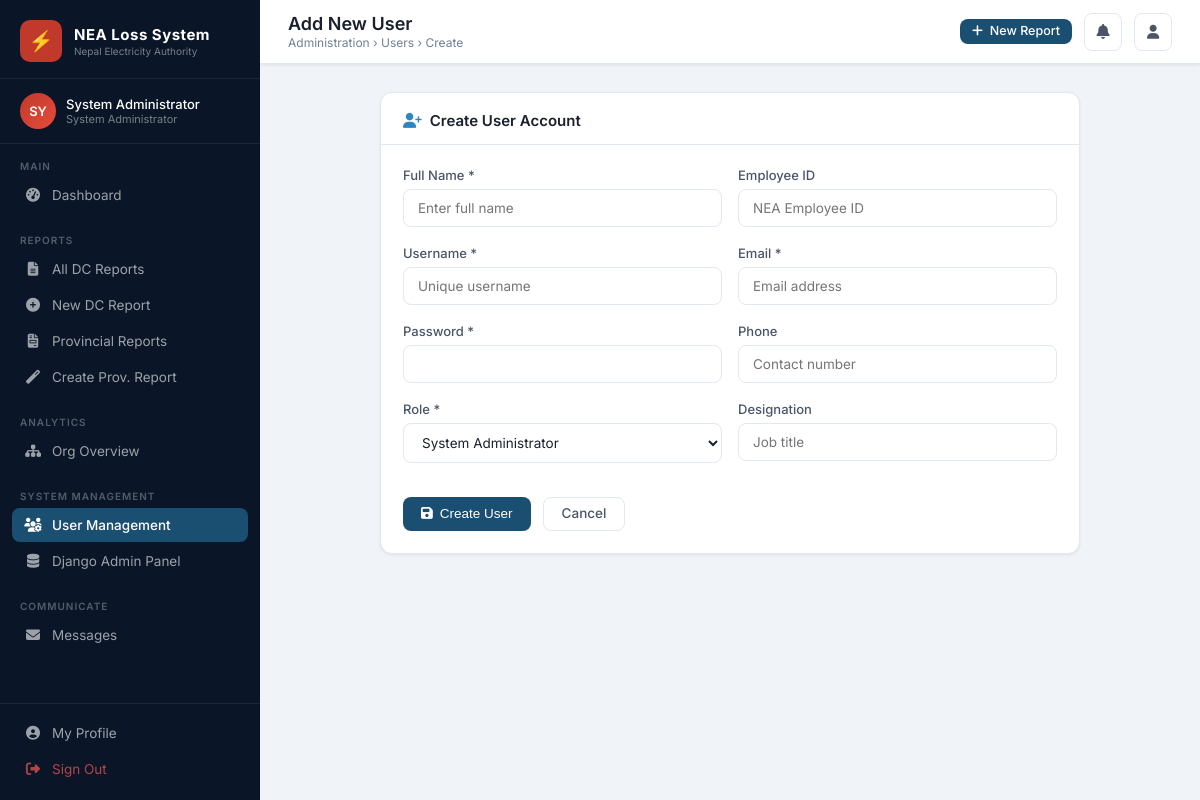
Screenshot of /users/create/ (signed in) with the database file from the repository.
### nea_loss/models.py (models this page shows, shortened)
class NEAUser(AbstractBaseUser, PermissionsMixin):
    ROLE_CHOICES = [
        ('SYS_ADMIN', 'System Administrator'),
        ('MD', 'Managing Director'),
        ('DMD', 'Deputy Managing Director'),
        ('DIRECTOR', 'Director'),
        ('PROVINCIAL_MANAGER', 'Provincial Manager'),
        ('DC_MANAGER', 'DC Manager'),
        ('DC_STAFF', 'DC Staff'),
    ]
    username = models.CharField(max_length=50, unique=True)
    email = models.EmailField(unique=True)
    full_name = models.CharField(max_length=150)
    role = models.CharField(max_length=30, choices=ROLE_CHOICES, default='DC_STAFF')
    employee_id = models.CharField(max_length=30, blank=True)
    phone = models.CharField(max_length=20, blank=True)
    designation = models.CharField(max_length=100, blank=True)
    provincial_office = models.ForeignKey(ProvincialOffice, null=True, blank=True, on_delete=models.SET_NULL)
    distribution_center = models.ForeignKey(DistributionCenter, null=True, blank=True, on_delete=models.SET_NULL)
    is_active = models.BooleanField(default=True)
    is_staff = models.BooleanField(default=False)
    date_joined = models.DateTimeField(default=timezone.now)
    last_login_ip = models.GenericIPAddressField(null=True, blank=True)
    objects = NEAUserManager()
    USERNAME_FIELD = 'username'
    REQUIRED_FIELDS = ['email', 'full_name']
    @property
    def is_system_admin(self):
        return self.role == 'SYS_ADMIN' or self.is_superuser
    @property
    def is_top_management(self):
        return self.role in ['MD', 'DMD', 'DIRECTOR']
    @property
    def is_provincial(self):
        return self.role == 'PROVINCIAL_MANAGER'
    @property
    def is_dc_level(self):
        return self.role in ['DC_MANAGER', 'DC_STAFF']
    class Meta:
        verbose_name = 'NEA User'
        verbose_name_plural = 'NEA Users'

### nea_loss/views.py (the view, shortened to what this page needs)
# urls.py: path('users/create/', views.UserCreateView.as_view(), name='user_create'),
class UserCreateView(LoginRequiredMixin, View):
    template_name = 'nea_loss/users/create.html'
    def get(self, request):
        if not request.user.is_system_admin and not request.user.is_top_management and not request.user.is_staff:
            return redirect('dashboard')
        return render(request, self.template_name, {
            'role_choices': NEAUser.ROLE_CHOICES,
            'provincial_offices': ProvincialOffice.objects.all(),
            'distribution_centers': DistributionCenter.objects.all(),
        })

### nea_loss/context_processors.py (called while the page is built, shortened)
def nea_permissions(request):
    u = request.user
    is_sys_admin = getattr(u, 'is_system_admin', False)
    is_top = getattr(u, 'is_top_management', False)
    is_prov = getattr(u, 'is_provincial', False)
    is_dc = getattr(u, 'is_dc_level', False)
    can_create_dc = False
    if is_sys_admin:
        can_create_dc = True
    elif is_dc:
        can_create_dc = bool(getattr(u, 'distribution_center_id', None))
    can_create_prov = False
    if is_sys_admin:
        can_create_prov = True
    elif is_prov:
        can_create_prov = bool(getattr(u, 'provincial_office_id', None))
    return {
        'can_create_loss_report': can_create_dc,
        'can_create_provincial_report': can_create_prov,
        'is_system_admin': is_sys_admin,
        'is_top_management': is_top,
        'is_provincial': is_prov,
        'is_dc_level': is_dc,
    }

### nea_loss/templates/nea_loss/users/create.html (shortened to what this page needs)
{% extends 'nea_loss/base.html' %}
{% block page_title %}Add New User{% endblock %}
{% block breadcrumb %}Administration &rsaquo; Users &rsaquo; Create{% endblock %}
{% block content %}
<div style="max-width:700px; margin:0 auto;">
<div class="card">
  <div class="card-header"><h2><i class="fas fa-user-plus" style="color:var(--nea-blue-mid);margin-right:8px;"></i>Create User Account</h2></div>
  <div class="card-body">
    <form method="POST">
      <div class="form-row">
        <div class="form-group">
          <label class="form-label">Full Name *</label>
          <input type="text" name="full_name" class="form-control" required placeholder="Enter full name">
        </div>
        <div class="form-group">
          <label class="form-label">Employee ID</label>
          <input type="text" name="employee_id" class="form-control" placeholder="NEA Employee ID">
        </div>
      </div>
      <div class="form-row">
        <div class="form-group">
          <label class="form-label">Username *</label>
          <input type="text" name="username" class="form-control" required placeholder="Unique username">
        </div>
        <div class="form-group">
          <label class="form-label">Email *</label>
          <input type="email" name="email" class="form-control" required placeholder="Email address">
        </div>
      </div>
      <div class="form-row">
        <div class="form-group">
          <label class="form-label">Password *</label>
          <input type="password" name="password" class="form-control" required minlength="8">
        </div>
        <div class="form-group">
          <label class="form-label">Phone</label>
          <input type="text" name="phone" class="form-control" placeholder="Contact number">
        </div>
      </div>
      <div class="form-row">
        <div class="form-group">
          <label class="form-label">Role *</label>
          <select name="role" class="form-control" required onchange="handleRoleChange(this)">
            {% for val, label in role_choices %}
            <option value="{{ val }}">{{ label }}</option>
            {% endfor %}
          </select>
        </div>
        <div class="form-group">
          <label class="form-label">Designation</label>
          <input type="text" name="designation" class="form-control" placeholder="Job title">
        </div>
      </div>
      <div style="display:flex; gap:12px; margin-top:16px;">
        <button type="submit" class="btn btn-primary"><i class="fas fa-save"></i> Create User</button>
        <a href="{% url 'user_list' %}" class="btn btn-outline">Cancel</a>
      </div>
    </form>
  </div>
</div>
</div>
{% endblock %}

### nea_loss/templates/nea_loss/base.html (shortened to what this page needs)
{% load static %}
<!DOCTYPE html>
<html lang="en">
<head>
<link href="https://cdnjs.cloudflare.com/ajax/libs/font-awesome/6.5.0/css/all.min.css" rel="stylesheet">
</head>
<body>
<aside class="sidebar">
  <div class="sidebar-logo">
    <div class="sidebar-logo-icon">⚡</div>
    <div class="sidebar-logo-text">
      <div class="brand">NEA Loss System</div>
      <div class="tagline">Nepal Electricity Authority</div>
    </div>
  </div>
  {% if user.is_authenticated %}
  <div class="sidebar-user">
    <div class="user-avatar">{{ user.full_name|slice:":2"|upper }}</div>
    <div class="user-info">
      <div class="name">{{ user.full_name|truncatechars:22 }}</div>
      <div class="role">{{ user.get_role_display }}</div>
    </div>
  </div>
  {% endif %}
  <nav>
    <div class="nav-section">
      <div class="nav-section-label">Main</div>
      <a href="{% url 'dashboard' %}" class="nav-item {% if request.resolver_match.url_name == 'dashboard' %}active{% endif %}">
        <i class="fas fa-tachometer-alt"></i> Dashboard
      </a>
    </div>
    {% if is_system_admin %}
    <div class="nav-section">
      <div class="nav-section-label">Reports</div>
      <a href="{% url 'report_list' %}" class="nav-item {% if request.resolver_match.url_name == 'report_list' %}active{% endif %}">
        <i class="fas fa-file-alt"></i> All DC Reports
      </a>
      <a href="{% url 'report_create' %}" class="nav-item {% if request.resolver_match.url_name == 'report_create' %}active{% endif %}">
        <i class="fas fa-plus-circle"></i> New DC Report
      </a>
      <a href="{% url 'provincial_report_list' %}" class="nav-item {% if 'provincial' in request.resolver_match.url_name %}active{% endif %}">
        <i class="fas fa-file-invoice"></i> Provincial Reports
      </a>
      <a href="{% url 'provincial_report_create' %}" class="nav-item">
        <i class="fas fa-magic"></i> Create Prov. Report
      </a>
    </div>
    <div class="nav-section">
      <div class="nav-section-label">Analytics</div>
      <a href="{% url 'org_overview' %}" class="nav-item {% if request.resolver_match.url_name == 'org_overview' %}active{% endif %}">
        <i class="fas fa-sitemap"></i> Org Overview
      </a>
    </div>
    <div class="nav-section">
      <div class="nav-section-label">System Management</div>
      <a href="{% url 'user_list' %}" class="nav-item {% if 'user' in request.resolver_match.url_name %}active{% endif %}">
        <i class="fas fa-users-cog"></i> User Management
      </a>
      <a href="/admin/" class="nav-item" target="_blank">
        <i class="fas fa-database"></i> Django Admin Panel
      </a>
    </div>
    {% endif %}
  </nav>
  <div class="nav-section">
    <div class="nav-section-label">Communicate</div>
    <a href="{% url 'message_inbox' %}" class="nav-item {% if 'message' in request.resolver_match.url_name %}active{% endif %}">
      <i class="fas fa-envelope"></i> Messages
    </a>
  </div>
  <div class="sidebar-footer">
    <a href="{% url 'profile' %}" class="nav-item">
      <i class="fas fa-user-circle"></i> My Profile
    </a>
    <a href="{% url 'logout' %}" class="nav-item" style="color:rgba(220,80,80,0.8);">
      <i class="fas fa-sign-out-alt"></i> Sign Out
    </a>
  </div>
</aside>
<header class="topbar">
  <div class="topbar-title">
    <h1>{% block page_title %}Dashboard{% endblock %}</h1>
    <div class="breadcrumb">{% block breadcrumb %}NEA Loss Analysis System{% endblock %}</div>
  </div>
  <div class="topbar-actions">
    {% if can_create_loss_report and not is_provincial %}
    <a href="{% url 'report_create' %}" class="btn btn-primary btn-sm">
      <i class="fas fa-plus"></i> New Report
    </a>
    {% endif %}
    <a href="#" class="topbar-btn" id="notif-btn" title="Notifications">
      <i class="fas fa-bell" style="font-size:15px;"></i>
    </a>
    <a href="{% url 'profile' %}" class="topbar-btn">
      <i class="fas fa-user" style="font-size:14px;"></i>
    </a>
  </div>
</header>
<main class="main-content">
  <div class="page-body">
    {% block content %}{% endblock %}
  </div>
</main>
</body>
</html>

### rows the page displays
NEAUser: full_name "SY", full_name "System Administrator", role "System Administrator"

### other values shown
form field role "System Administrator"
